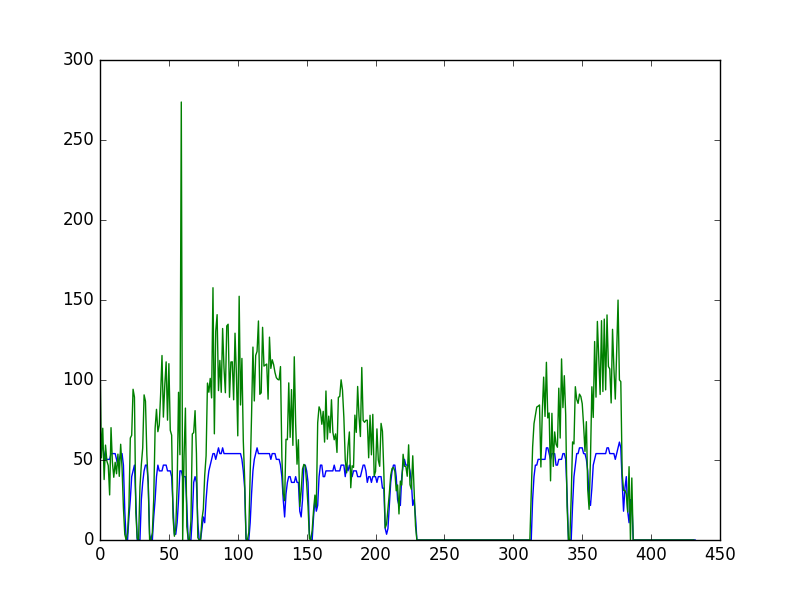

Write Python code to recreate this figure.
import json
from sys import argv
from math import radians, cos, sin, asin, sqrt
import matplotlib.pyplot as plt
from datetime import datetime
import io

def haversine(p1, p2):  # p1, p2 coordinate points of form [latitude, longitude]
    # convert decimal degrees to radians (also ensures values are floats) 
    pr1 = [radians(float(p1[0])), radians(float(p1[1]))]
    pr2 = [radians(float(p2[0])), radians(float(p2[1]))]

    # haversine formula
    dlat = pr2[0] - pr1[0]   # difference of latitudes
    dlon = pr2[1] - pr1[1]   # difference of longitudes
    a = sin(dlat/2)**2 + cos(pr1[0]) * cos(pr2[0]) * sin(dlon/2)**2
    c = 2 * asin(sqrt(a)) 
    r = 6371 # Radius of earth in kilometers. Use 3956 for miles
    return c * r

route = argv[3]
vehicle = argv[4] if len(argv) > 4 else None
speeds = []
locs = []
times = []
with open(argv[1], 'r') as infile:
    databuf = io.StringIO.StringIO()
    for line in infile:
        databuf.write(line)
        if line == '}\n':
            databuf.seek(0)
            data = json.load(databuf)
            databuf.close()
            databuf = io.StringIO.StringIO()
            for trip in data['body']:
                bus = trip['monitoredVehicleJourney']
                if bus['lineRef'] == route:
                    if vehicle == None:
                        vehicle = bus['vehicleRef']
                    if vehicle == bus['vehicleRef']:
                        t = datetime.strptime(trip['recordedAtTime'],
                                              '%Y-%m-%dT%H:%M:%S.%f+03:00')
                        if len(times) == 0 or times[-1] != t:
                            speeds.append(float(bus['speed']))
                            locs.append([float(bus['vehicleLocation']['latitude']),
                                    float(bus['vehicleLocation']['longitude'])])
                            times.append(t)

speeds2 = []
for i in range(1, len(times)):
    duration = times[i] - times[i-1]
    sp = (haversine(locs[i-1], locs[i])/duration.total_seconds())*3600
    speeds2.append(sp)

plt.plot(speeds)
plt.plot(speeds2)
plt.savefig(argv[2])
plt.show()
